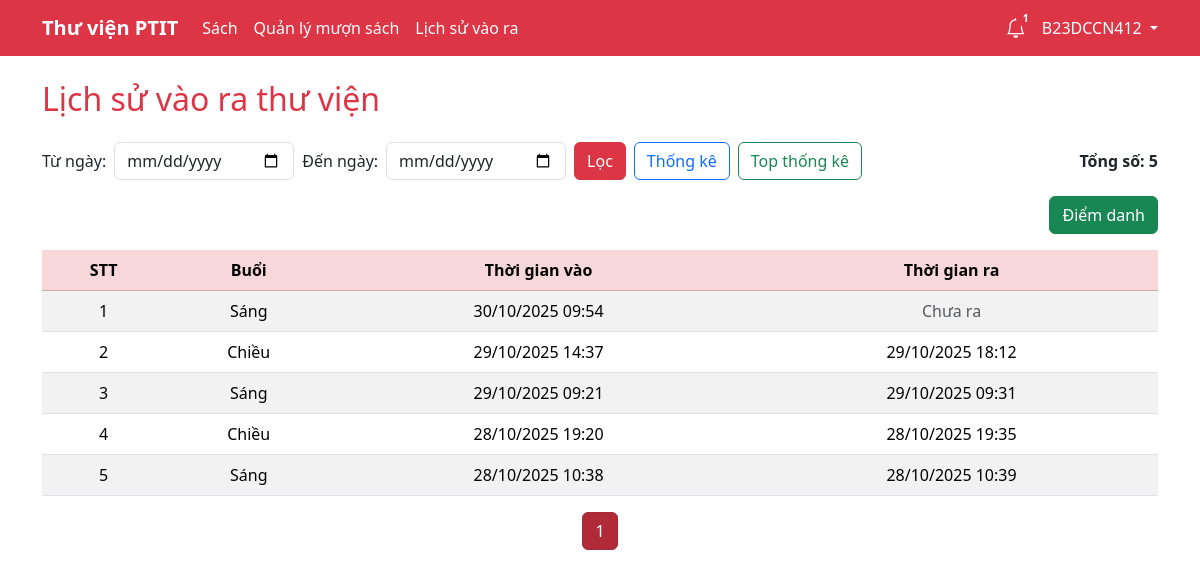
Screenshot of /attendance/history/ (signed in) with the database file from the repository.
### library/models.py (models this page shows, shortened)
class EntryLog(models.Model):
    user = models.ForeignKey(User, on_delete=models.CASCADE, verbose_name="MSV")
    shift = models.CharField(max_length=10, choices=[('Sáng', 'Sáng'), ('Chiều', 'Chiều')], verbose_name="Buổi")
    check_in = models.DateTimeField(null=True, blank=True)
    check_out = models.DateTimeField(null=True, blank=True)
    class Meta:
        verbose_name = "Lượt vào ra"
        verbose_name_plural = "Các lượt vào ra"
        ordering = ['-check_in']

### library/views.py (the view)
# urls.py: path("attendance/history/", views.attendance_history, name="attendance_history"),
@login_required
def attendance_history(request):
    logs = EntryLog.objects.filter(user=request.user)
    start_date = request.GET.get("start")
    end_date = request.GET.get("end")
    if start_date:
        logs = logs.filter(check_in__date__gte=start_date)
    if end_date:
        logs = logs.filter(check_in__date__lte=end_date)
    paginator = Paginator(logs, 10)
    page_number = request.GET.get("page")
    page_obj = paginator.get_page(page_number)
    return render(request, "library/attendance_history.html", {
        "page_obj": page_obj,
        "start_date": start_date,
        "end_date": end_date,
        "total_count": logs.count()
    })

### library/context_processors.py (called while the page is built)
def unread_notifications_count(request):
    if request.user.is_authenticated:
        return {
            'unread_notifications': Notification.objects.filter(user=request.user, is_read=False).count()
        }
    return {'unread_notifications': 0}

### library/views.py (called while the page is built)
def notification_context(request):
    if request.user.is_authenticated:
        unread = Notification.objects.filter(user=request.user, is_read=False).count()
        recent = Notification.objects.filter(user=request.user).order_by('-created_at')[:10]
        return {'unread_notifications': unread, 'recent_notifications': recent}
    return {}

### library/templates/library/attendance_history.html (shortened to what this page needs)
{% extends 'library/base.html' %}
{% block content %}
<h2 class="text-danger mb-4">Lịch sử vào ra thư viện</h2>
<form method="get" class="d-flex flex-wrap align-items-center gap-2 mb-3">
  <label>Từ ngày:</label>
  <input type="date" name="start" value="{{ start_date }}" class="form-control" style="width: 180px;">
  <label>Đến ngày:</label>
  <input type="date" name="end" value="{{ end_date }}" class="form-control" style="width: 180px;">
  <button type="submit" class="btn btn-danger">Lọc</button>
  <a href="{% url 'attendance_statistics' %}" class="btn btn-outline-primary">Thống kê</a>
  <a href="{% url 'attendance_top' %}" class="btn btn-outline-success">Top thống kê</a>
  <span class="ms-auto fw-bold">Tổng số: {{ total_count }}</span>
</form>
<div class="mb-3 text-end">
  <button type="button" class="btn btn-success" data-bs-toggle="modal" data-bs-target="#attendanceModal">
    Điểm danh
  </button>
</div>
<table class="table table-striped align-middle text-center">
  <thead class="table-danger">
    <tr>
      <th>STT</th>
      <th>Buổi</th>
      <th>Thời gian vào</th>
      <th>Thời gian ra</th>
    </tr>
  </thead>
  <tbody>
    {% for log in page_obj %}
    <tr>
      <td>{{ forloop.counter }}</td>
      <td>{{ log.shift }}</td>
      <td>{{ log.check_in|date:"d/m/Y H:i" }}</td>
      <td>
        {% if log.check_out %}
          {{ log.check_out|date:"d/m/Y H:i" }}
        {% else %}
          <span class="text-muted">Chưa ra</span>
        {% endif %}
      </td>
    </tr>
    {% empty %}
    <tr><td colspan="4" class="text-muted">Chưa có lịch sử vào ra.</td></tr>
    {% endfor %}
  </tbody>
</table>
<div class="d-flex justify-content-center align-items-center gap-2 mt-3">
  {% for num in page_obj.paginator.page_range %}
    {% if page_obj.number == num %}
      <span class="btn btn-danger active">{{ num }}</span>
    {% elif num > page_obj.number|add:-3 and num < page_obj.number|add:3 %}
      <a href="?page={{ num }}&start={{ start_date }}&end={{ end_date }}" class="btn btn-light">{{ num }}</a>
    {% endif %}
  {% endfor %}
</div>
{% endblock %}

### library/templates/library/base.html (shortened to what this page needs)
{% load static %}
{% load tz %}
<!DOCTYPE html>
<html lang="vi">
<head>
  <link href="https://cdn.jsdelivr.net/npm/bootstrap@5.3.1/dist/css/bootstrap.min.css" rel="stylesheet">
  <link rel="stylesheet" href="https://cdn.jsdelivr.net/npm/bootstrap-icons@1.10.5/font/bootstrap-icons.css">
</head>
<body>
<nav class="navbar navbar-expand-lg navbar-dark bg-danger mb-4">
  <div class="container">
    <a class="navbar-brand" href="{% url 'home' %}">Thư viện PTIT</a>
    <div class="collapse navbar-collapse">
      <ul class="navbar-nav me-auto">
        {% if user.is_authenticated %}
          <li class="nav-item"><a class="nav-link" href="{% url 'book_list' %}">Sách</a></li>
          <li class="nav-item"><a class="nav-link" href="{% url 'my_borrows' %}">Quản lý mượn sách</a></li>
          <li class="nav-item"><a class="nav-link" href="{% url 'attendance_history' %}">Lịch sử vào ra</a></li>
        {% endif %}
      </ul>
      <div class="d-flex align-items-center">
        {% if user.is_authenticated %}
        <div class="dropdown me-3 position-relative">
          <a class="text-white text-decoration-none position-relative" href="#" id="notifDropdown"
            role="button" data-bs-toggle="dropdown" aria-expanded="false">
            <i class="bi bi-bell" style="font-size: 1.25rem;"></i>
            {% if unread_notifications > 0 %}
              <span id="notifBadge" class="position-absolute top-0 start-100 translate-middle badge rounded-pill bg-danger notif-badge">
                {{ unread_notifications }}
              </span>
            {% endif %}
          </a>
        </div>
        <div class="dropdown">
          <a class="text-white text-decoration-none dropdown-toggle" href="#" id="userDropdown" role="button" data-bs-toggle="dropdown" aria-expanded="false">
            {{ user.username }}
          </a>
        </div>
        {% else %}
          <a class="btn btn-outline-light btn-sm" href="{% url 'login' %}">Đăng nhập</a>
        {% endif %}
      </div>
    </div>
  </div>
</nav>
{% block fullwidth %}
<div class="container mt-3">
  {% block content %}{% endblock %}
</div>
{% endblock %}
</body>
</html>

### library/templates/library/base.html (style rules this page uses)
.navbar-dark .navbar-nav .nav-link { color: #fff !important; font-weight: 500; }
.navbar-dark .navbar-brand { font-weight: 600; color: #fff !important; }
.notif-badge { font-size: 0.65rem; padding: 0.25rem 0.45rem; }

### rows the page displays
EntryLog: shift "Sáng", check_in "30/10/2025 09:54", shows "Chưa ra"
EntryLog: shift "Chiều", check_in "29/10/2025 14:37", check_out "29/10/2025 18:12"
EntryLog: shift "Sáng", check_in "29/10/2025 09:21", check_out "29/10/2025 09:31"
EntryLog: shift "Chiều", check_in "28/10/2025 19:20", check_out "28/10/2025 19:35"
EntryLog: shift "Sáng", check_in "28/10/2025 10:38", check_out "28/10/2025 10:39"

### other values shown
{{ unread_notifications }} "1"
{{ user.username }} "B23DCCN412"
{{ total_count }} "5"
{{ num }} "1"
